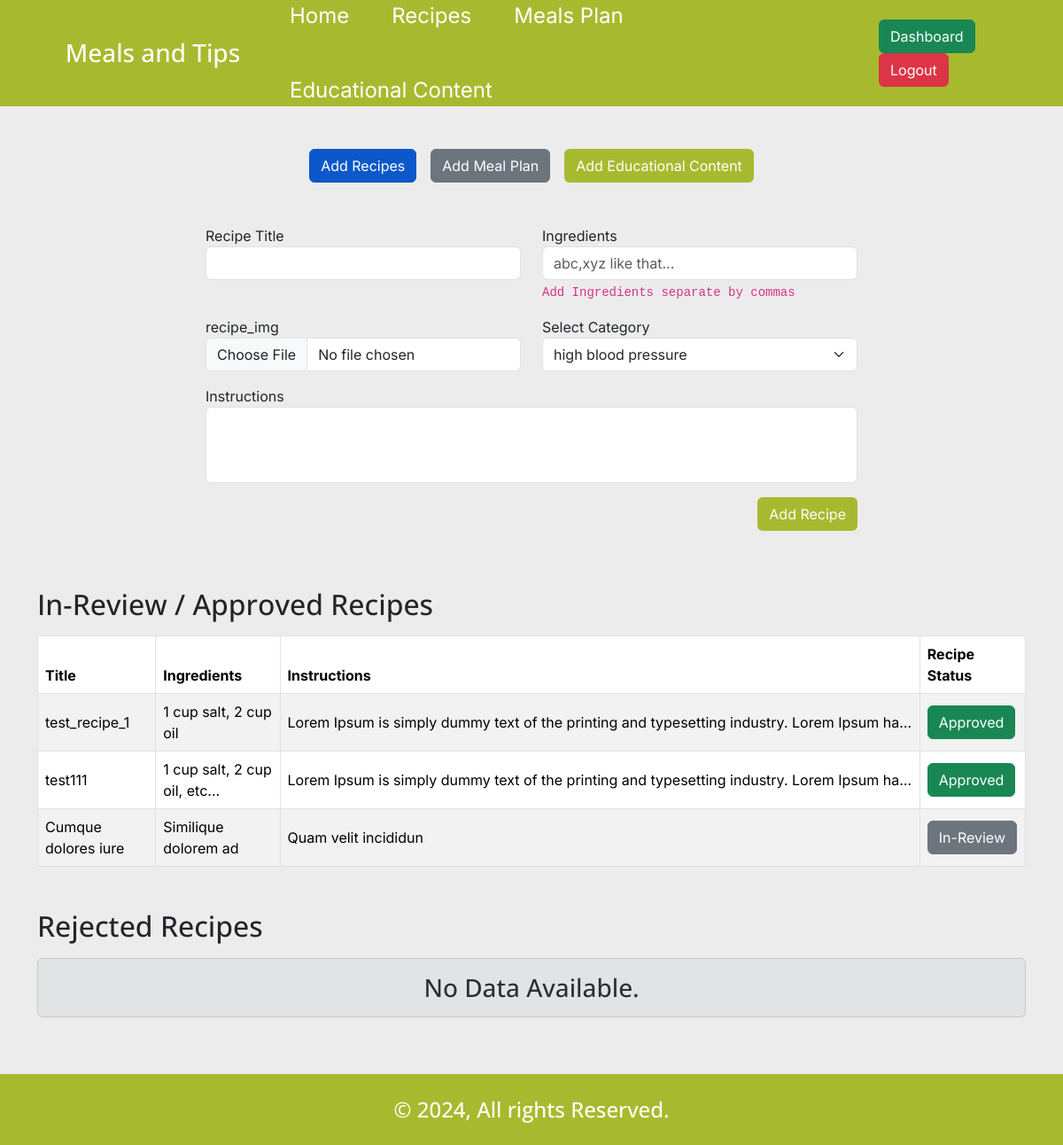
The page /nutritionistDashboard.php (signed in) on the database as committed earlier.
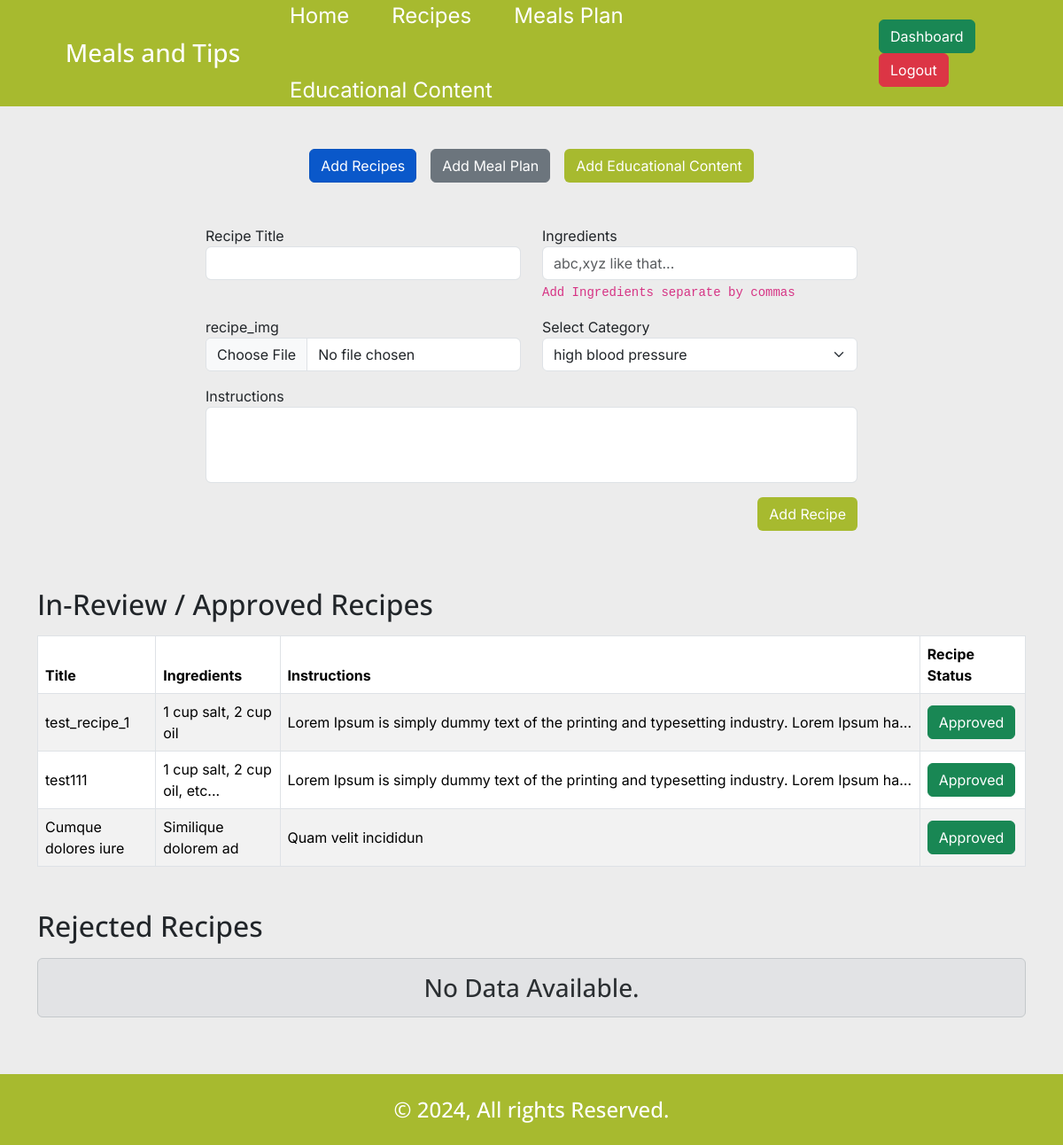
The same page on the database as committed later.
### tables this page shows
CREATE TABLE `recipes` (
  `id` int(11) NOT NULL,
  `recipe_title` varchar(255) NOT NULL,
  `ingredients` text NOT NULL,
  `instructions` text NOT NULL,
  `nutritionist_id` int(11) NOT NULL,
  `cat_id` int(11) NOT NULL,
  `recipe_status` enum('0','1','2') NOT NULL DEFAULT '0',
  `recipe_img` text DEFAULT NULL
);

### core/database.php (called while the page is built, shortened)
<?php
if (isset($_SESSION['user'])) {
    $userID = $_SESSION['user'];
}

### nutritionistDashboard.php (the view, shortened to what the changed rows need)
<?php
require_once 'core/database.php';
?>
<!DOCTYPE html>
<html lang="en">
<head>
    <?php include 'includes/external_css.php'; ?>
    <link rel="stylesheet" href="css/style.min.css">
</head>
<body id="nutritionistDashboard">
    <div class="container mx-auto mt-5 min-h-800">
        <div class="row content-wrapper">
            <div class="col-12 mx-auto mt-4">
                <div class="row mt-5">
                    <div class="col-12 mb-3">
                        <h2 class="my-3">In-Review / Approved Recipes</h2>
                        <?php
                        $getRecipe_Q = $db->query("CALL `get_recipes_list_review_or_approved_by_id`($userID)");
                        if (mysqli_num_rows($getRecipe_Q) > 0):
                        ?>
                            <table id="example" class="align-middle table table-striped table-bordered">
                                <thead>
                                    <tr>
                                        <th>Title</th>
                                        <th>Ingredients</th>
                                        <th>Instructions</th>
                                        <th>Recipe Status</th>
                                    </tr>
                                </thead>
                                <tbody>
                                    <?php while ($recipe_list = mysqli_fetch_object($getRecipe_Q)): ?>
                                        <tr>
                                            <td><?= $recipe_list->recipe_title ?></td>
                                            <td><?= $recipe_list->ingredients ?></td>
                                            <td><span title="<?= $recipe_list->instructions ?>" class="line-clamp-1"><?= $recipe_list->instructions ?></span></td>
                                            <td>
                                                <?php if ($recipe_list->recipe_status == '0'): ?>
                                                    <span class="btn btn-secondary">In-Review</span>
                                                <?php else: ?>
                                                    <span class="btn btn-success">Approved</span>
                                                <?php endif; ?>
                                            </td>
                                        </tr>
                                    <?php endwhile; ?>
                                </tbody>
                            </table>
                        <?php else: ?>
                            <h3 class="alert alert-secondary text-center">No Data Available.</h3>
                        <?php endif;
                        $db->next_result(); ?>
                    </div>
                    <div class="col-12 mb-5">
                        <h2 class="my-3">Rejected Recipes</h2>
                    </div>
                </div>
            </div>
        </div>
    </div>
</body>
</html>

Rows that differ between the two databases and show on the page:
changed recipes "Cumque dolores iure": recipe_status "In-Review" → "Approved"
